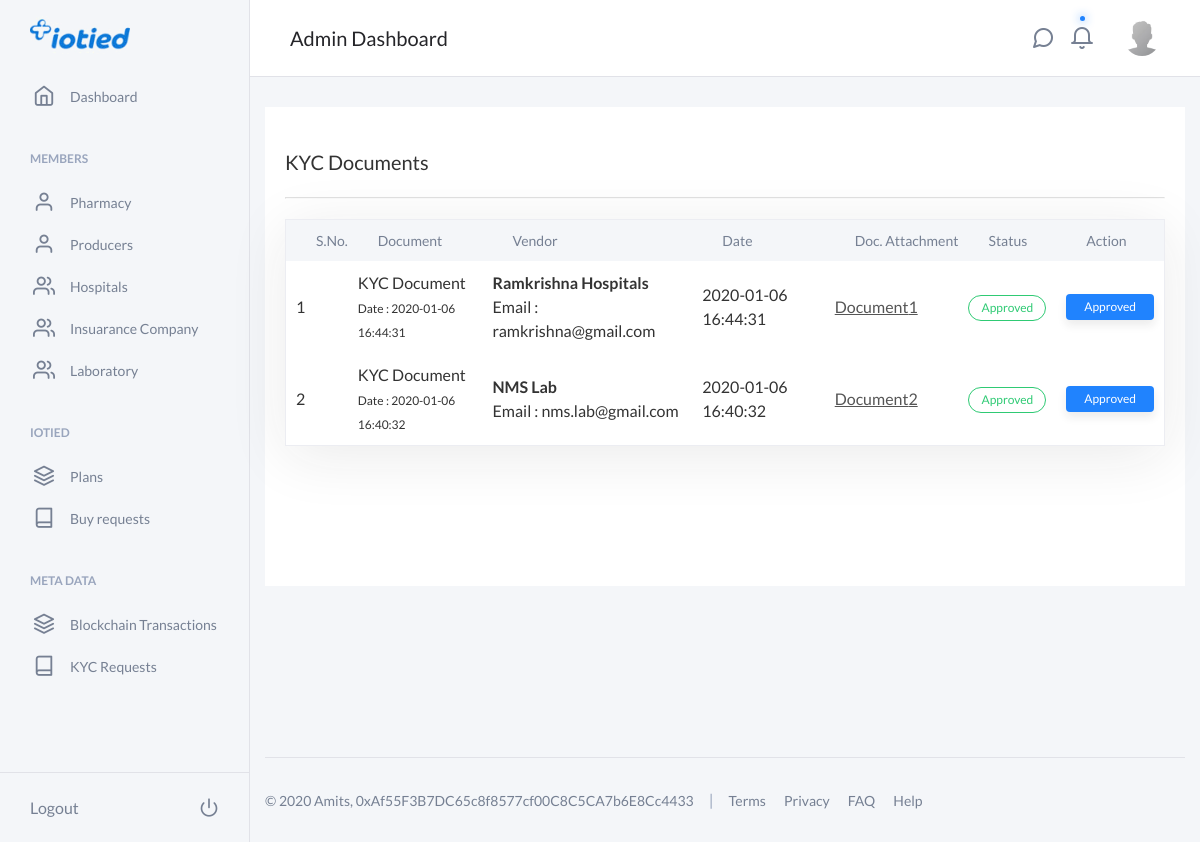
The page /admin/view_kyc.php (signed in) on the database its author committed.
### tables this page shows
CREATE TABLE `kyc` (
  `id` int(11) NOT NULL,
  `user_id` int(11) NOT NULL,
  `document_name` varchar(50) NOT NULL,
  `file` varchar(200) NOT NULL,
  `status` varchar(50) NOT NULL DEFAULT 'Pending',
  `date` timestamp NOT NULL DEFAULT CURRENT_TIMESTAMP ON UPDATE CURRENT_TIMESTAMP,
  `username` varchar(100) NOT NULL,
  `email` varchar(100) NOT NULL
);

### administrator/function.php (called while the page is built, shortened)
<?php
  function authenticate_admin(){
    if(isset($_SESSION['administrator'], $_SESSION['loged_primitives']))
      {
         include 'connection.php';
          $pdo = new PDO($dsn, $user, $pass, $opt);
          try {
              $stmt = $pdo->prepare('SELECT * FROM administrator_super_user WHERE email = :user');
          } catch(PDOException $ex) {
              echo "An Error occured!";
              print_r($ex->getMessage());
          }
          $stmt->execute(['user' => $_SESSION['administrator']]);
          $administrator = $stmt->fetch();
          $pass = md5($administrator['password']);
           return $administrator;      }
      else
      {
        header('Location:index.php?choice=error&value=Session Out, Please do Login Again.');
      }
       return $administrator;
  }
 ?>

### admin/view_kyc.php (the view, shortened to what this page needs)
<?php session_start();
    include '../administrator/function.php';
    $pdo_auth = authenticate_admin();
    $pdo = new PDO($dsn, $user, $pass, $opt);
?>
<!doctype html>
<html lang="en">
<head>
    <link rel="stylesheet" href="../css/neat.minc619.css?v=1.0">
  </head>
  <body>
    <div class="o-page">
      <?php include 'sidebar_admin.php'; ?>
      <main class="o-page__content">
        <?php include 'header_admin.php'; ?>
        <div class="container-fluid">
          <div class="row" style="min-height: 75vh">
            <div class="col-12">
              <div class="card-box items" style="height: 479px;">
                <div style="padding: 10px;"></div>
                 <h3 style="color: #333;text-align:left;font-size: 20px">KYC Documents </h3>
                 <hr style="opacity: .3;margin:20px 0px;">
                   <table style="color: #333;" class="c-table">
                    <thead class="c-table__head">
                       <tr>
                         <th class="c-table__cell c-table__cell--head">S.No.</th>
                         <th class="c-table__cell c-table__cell--head">Document</th>
                         <th class="c-table__cell c-table__cell--head">Vendor</th>
                         <th class="c-table__cell c-table__cell--head">Date</th>
                         <th class="c-table__cell c-table__cell--head">Doc. Attachment</th>
                         <th class="c-table__cell c-table__cell--head">Status</th>
                         <th class="c-table__cell c-table__cell--head">Action</th>
                       </tr>
                    </thead>
                    <tbody>
                      <?php
                            try {
                                  $stmt = $pdo->prepare('SELECT * FROM `kyc` ORDER BY date DESC');
                              } catch(PDOException $ex) {
                                  echo "An Error occured!";
                                  print_r($ex->getMessage());
                              }
                              $stmt->execute();
                              $user = $stmt->fetchAll();
                              $i=1;
                              foreach($user as $key=>$value){
                                 $btn = '<a href="approve_kyc.php?id='.$value['id'].'&user_id='.$value['user_id'].'"><button class="c-btn c-btn--small c-btn--success">Approve</button></a>';
                                  $statys = '<label class="c-badge c-badge--small c-badge--danger">Pending</label>';
                                  if($value['status']!="Pending"){
                                  $statys = '<label class="c-badge c-badge--small c-badge--success">Approved</label>';
                                  $btn = '<button class="c-btn c-btn--small c-btn--info">Approved</button>';
                                }
                                echo '<tr>
                                    <td>'.$i.'</td>
                                    <td>'.$value['document_name'].'<br/><span style="font-size:12px;">Date : '.$value['date'].'</span></td>
                                    <td><b style="color:#333;">'.$value['username'].'</b><br/> Email : '.$value['email'].'</td>
                                    <td>'.$value['date'].'</td>
                                    <td><a target="_blank" href="kyc_documents/'.$value['file'].'" style="color:#555;text-decoration:underline">Document'.$i.'</a></td>
                                    <td>'.$statys.'</td>
                                    <td>'.$btn.'</td>
                                  </tr>';
                                  $i++;
                            }
                          ?>
                  </tbody>
                </table>
              </div>
            </div>
          </div>
         <?php include '../footer.php'; ?>
        </div>
      </main>
    </div>
  </body>
</html>

### footer.php
<div class="row">
            <div class="col-12">
              <footer class="c-footer">
                <p>© <?php echo date("Y"); ?> <?php echo $pdo_auth['name']; ?>, <?php echo $pdo_auth['tx_address']; ?></p>
                <span class="c-footer__divider">|</span>
                <nav>
                  <a class="c-footer__link" href="#">Terms</a>
                  <a class="c-footer__link" href="#">Privacy</a>
                  <a class="c-footer__link" href="#">FAQ</a>
                  <a class="c-footer__link" href="#">Help</a>
                </nav>
              </footer>
            </div>
          </div>

### admin/view_kyc.php (style rules this page uses)
.card-box { padding: 20px; background-color: #fff; }
td { padding: 10px }

### rows shown on the page
kyc: document_name "KYC Document", date "2020-01-06 16:44:31", username "Ramkrishna Hospitals", email "ramkrishna@gmail.com", status "Approved"
kyc: document_name "KYC Document", date "2020-01-06 16:40:32", username "NMS Lab", email "nms.lab@gmail.com", status "Approved"

### other values the page prints
$pdo_auth['name'] "Amits"
$pdo_auth['tx_address'] "0xAf55F3B7DC65c8f8577cf00C8C5CA7b6E8Cc4433"
